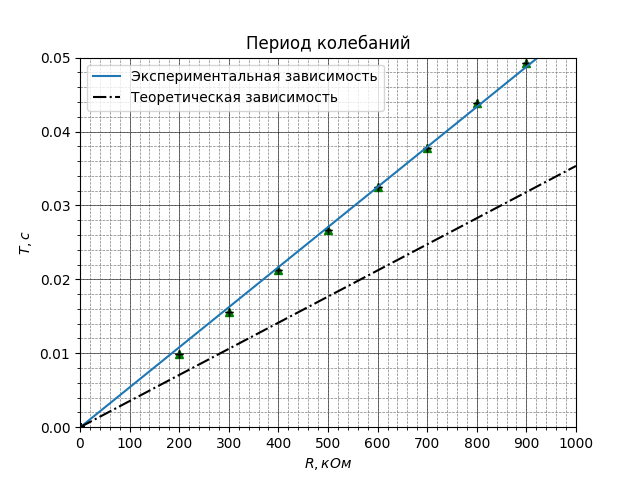

This chart was generated by the following Python code:
import matplotlib.pyplot as plt
import numpy as np
from matplotlib.ticker import MultipleLocator
from scipy import stats

def open_file(path):
    input = open(path, 'r', encoding='utf-8')
    lines = input.readlines()
    lines_ = []
    for i in range(len(lines)):
        if lines[i] != '\n':
            lines_.append(lines[i])
    lines = lines_
    for i in range(len(lines)):
        lines[i] = [float(x) for x in lines[i].split()]
    return lines

ar = open_file("input_resistance.txt")

x = [] ; xErr = []; y = []; yErr = [];


for i in range(len(ar)):
    x.append(ar[i ][0])
    xErr.append(ar[i][1])
    y.append(ar[i][2])
    yErr.append(ar[i][3])


xminorLocator = MultipleLocator(20)
yminorLocator = MultipleLocator(0.002)

xmajorLocator = MultipleLocator(100)
ymajorLocator = MultipleLocator(0.01)

ax = plt.subplot()


plt.plot(x, y, 'g^')
plt.grid(which='major', ls='-', lw=0.5, c='k')
plt.grid(which='minor', ls='--', lw=0.5, c='grey')
plt.errorbar(x, y, xerr=xErr, yerr=yErr, ecolor='k', capsize=3, elinewidth=1, fmt=' ')


ex_slope = np.linspace(0, 1000, 500)
slope, intercept, r_value, p_value, std_err = stats.linregress(x, y)
print("slope = ", slope, "intercept = ", intercept, '\n')
plt.plot(ex_slope, ex_slope*slope+intercept, ls='-', label=u"Экспериментальная зависимость")


th_slope = np.linspace(0, 1000, 500)
slope0 = 0.05*10**(-3)*0.7069
plt.plot(th_slope, th_slope*slope0, 'k', ls='-.', label=u"Теоретическая зависимость")


ax.xaxis.set_minor_locator(xminorLocator)
ax.yaxis.set_minor_locator(yminorLocator)

ax.xaxis.set_major_locator(xmajorLocator)
ax.yaxis.set_major_locator(ymajorLocator)

plt.xlim(0, 1000)
plt.ylim(0, 0.05)

plt.title(u'')
plt.title(u"Период колебаний")
plt.xlabel(u'$R, кОм$')
plt.ylabel(u'$T, c$')
plt.legend()

plt.show()
